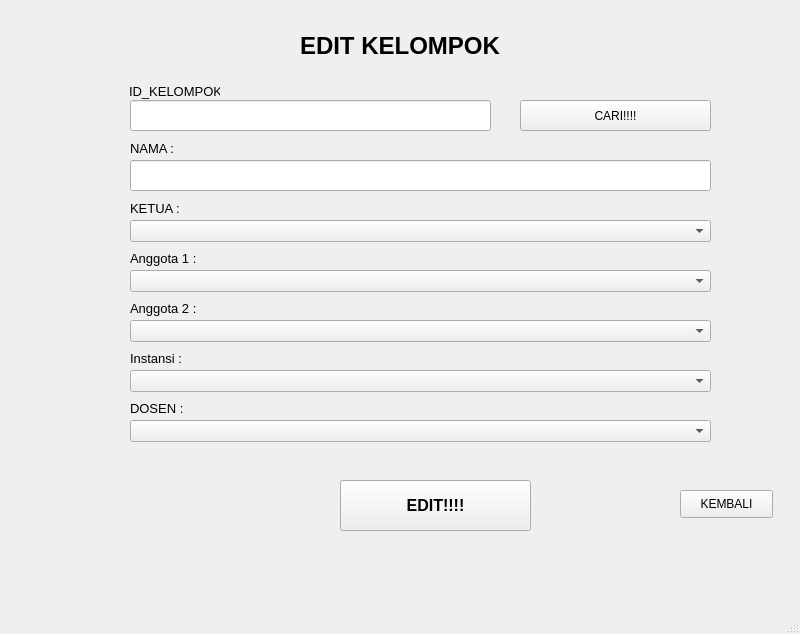
<?xml version="1.0" encoding="UTF-8"?>
<ui version="4.0">
 <class>MainWindow</class>
 <widget class="QMainWindow" name="MainWindow">
  <property name="geometry">
   <rect>
    <x>0</x>
    <y>0</y>
    <width>800</width>
    <height>634</height>
   </rect>
  </property>
  <property name="windowTitle">
   <string>MainWindow</string>
  </property>
  <widget class="QWidget" name="centralwidget">
   <widget class="QPushButton" name="btn_tambah">
    <property name="geometry">
     <rect>
      <x>340</x>
      <y>480</y>
      <width>191</width>
      <height>51</height>
     </rect>
    </property>
    <property name="font">
     <font>
      <pointsize>12</pointsize>
      <weight>75</weight>
      <bold>true</bold>
     </font>
    </property>
    <property name="text">
     <string>EDIT!!!!</string>
    </property>
   </widget>
   <widget class="QLabel" name="label_4">
    <property name="geometry">
     <rect>
      <x>130</x>
      <y>200</y>
      <width>161</width>
      <height>16</height>
     </rect>
    </property>
    <property name="font">
     <font>
      <pointsize>10</pointsize>
     </font>
    </property>
    <property name="text">
     <string>KETUA :</string>
    </property>
   </widget>
   <widget class="QLabel" name="label_6">
    <property name="geometry">
     <rect>
      <x>130</x>
      <y>300</y>
      <width>211</width>
      <height>16</height>
     </rect>
    </property>
    <property name="font">
     <font>
      <pointsize>10</pointsize>
     </font>
    </property>
    <property name="text">
     <string>Anggota 2 :</string>
    </property>
   </widget>
   <widget class="QLineEdit" name="lineEdit_id">
    <property name="geometry">
     <rect>
      <x>130</x>
      <y>100</y>
      <width>361</width>
      <height>31</height>
     </rect>
    </property>
    <property name="font">
     <font>
      <pointsize>10</pointsize>
     </font>
    </property>
   </widget>
   <widget class="QLineEdit" name="lineEdit_nama">
    <property name="geometry">
     <rect>
      <x>130</x>
      <y>160</y>
      <width>581</width>
      <height>31</height>
     </rect>
    </property>
    <property name="font">
     <font>
      <pointsize>10</pointsize>
     </font>
    </property>
   </widget>
   <widget class="QLabel" name="label_3">
    <property name="geometry">
     <rect>
      <x>130</x>
      <y>140</y>
      <width>161</width>
      <height>16</height>
     </rect>
    </property>
    <property name="font">
     <font>
      <pointsize>10</pointsize>
     </font>
    </property>
    <property name="text">
     <string>NAMA :</string>
    </property>
   </widget>
   <widget class="QComboBox" name="comboBox_anggota1">
    <property name="geometry">
     <rect>
      <x>130</x>
      <y>270</y>
      <width>581</width>
      <height>22</height>
     </rect>
    </property>
   </widget>
   <widget class="QComboBox" name="comboBox_anggota2">
    <property name="geometry">
     <rect>
      <x>130</x>
      <y>320</y>
      <width>581</width>
      <height>22</height>
     </rect>
    </property>
   </widget>
   <widget class="QComboBox" name="comboBox_5">
    <property name="geometry">
     <rect>
      <x>130</x>
      <y>420</y>
      <width>581</width>
      <height>22</height>
     </rect>
    </property>
   </widget>
   <widget class="QLabel" name="label_5">
    <property name="geometry">
     <rect>
      <x>130</x>
      <y>250</y>
      <width>211</width>
      <height>16</height>
     </rect>
    </property>
    <property name="font">
     <font>
      <pointsize>10</pointsize>
     </font>
    </property>
    <property name="text">
     <string>Anggota 1 :</string>
    </property>
   </widget>
   <widget class="QComboBox" name="comboBox_ketua">
    <property name="geometry">
     <rect>
      <x>130</x>
      <y>220</y>
      <width>581</width>
      <height>22</height>
     </rect>
    </property>
   </widget>
   <widget class="QLabel" name="label_8">
    <property name="geometry">
     <rect>
      <x>129</x>
      <y>83</y>
      <width>91</width>
      <height>16</height>
     </rect>
    </property>
    <property name="font">
     <font>
      <pointsize>10</pointsize>
     </font>
    </property>
    <property name="text">
     <string>ID_KELOMPOK :</string>
    </property>
   </widget>
   <widget class="QLabel" name="label_10">
    <property name="geometry">
     <rect>
      <x>130</x>
      <y>400</y>
      <width>211</width>
      <height>16</height>
     </rect>
    </property>
    <property name="font">
     <font>
      <pointsize>10</pointsize>
     </font>
    </property>
    <property name="text">
     <string>DOSEN :</string>
    </property>
   </widget>
   <widget class="QLabel" name="label_9">
    <property name="geometry">
     <rect>
      <x>130</x>
      <y>350</y>
      <width>211</width>
      <height>16</height>
     </rect>
    </property>
    <property name="font">
     <font>
      <pointsize>10</pointsize>
     </font>
    </property>
    <property name="text">
     <string>Instansi :</string>
    </property>
   </widget>
   <widget class="QPushButton" name="btn_kembali">
    <property name="geometry">
     <rect>
      <x>680</x>
      <y>490</y>
      <width>93</width>
      <height>28</height>
     </rect>
    </property>
    <property name="text">
     <string>KEMBALI</string>
    </property>
   </widget>
   <widget class="QComboBox" name="comboBox_instansi">
    <property name="geometry">
     <rect>
      <x>130</x>
      <y>370</y>
      <width>581</width>
      <height>22</height>
     </rect>
    </property>
   </widget>
   <widget class="QLabel" name="label_7">
    <property name="geometry">
     <rect>
      <x>300</x>
      <y>30</y>
      <width>281</width>
      <height>31</height>
     </rect>
    </property>
    <property name="font">
     <font>
      <pointsize>18</pointsize>
      <weight>75</weight>
      <bold>true</bold>
     </font>
    </property>
    <property name="text">
     <string>EDIT KELOMPOK</string>
    </property>
   </widget>
   <widget class="QPushButton" name="pushButton_cari">
    <property name="geometry">
     <rect>
      <x>520</x>
      <y>100</y>
      <width>191</width>
      <height>31</height>
     </rect>
    </property>
    <property name="text">
     <string>CARI!!!!</string>
    </property>
   </widget>
  </widget>
  <widget class="QMenuBar" name="menubar">
   <property name="geometry">
    <rect>
     <x>0</x>
     <y>0</y>
     <width>800</width>
     <height>21</height>
    </rect>
   </property>
  </widget>
  <widget class="QStatusBar" name="statusbar"/>
 </widget>
 <resources/>
 <connections/>
</ui>
